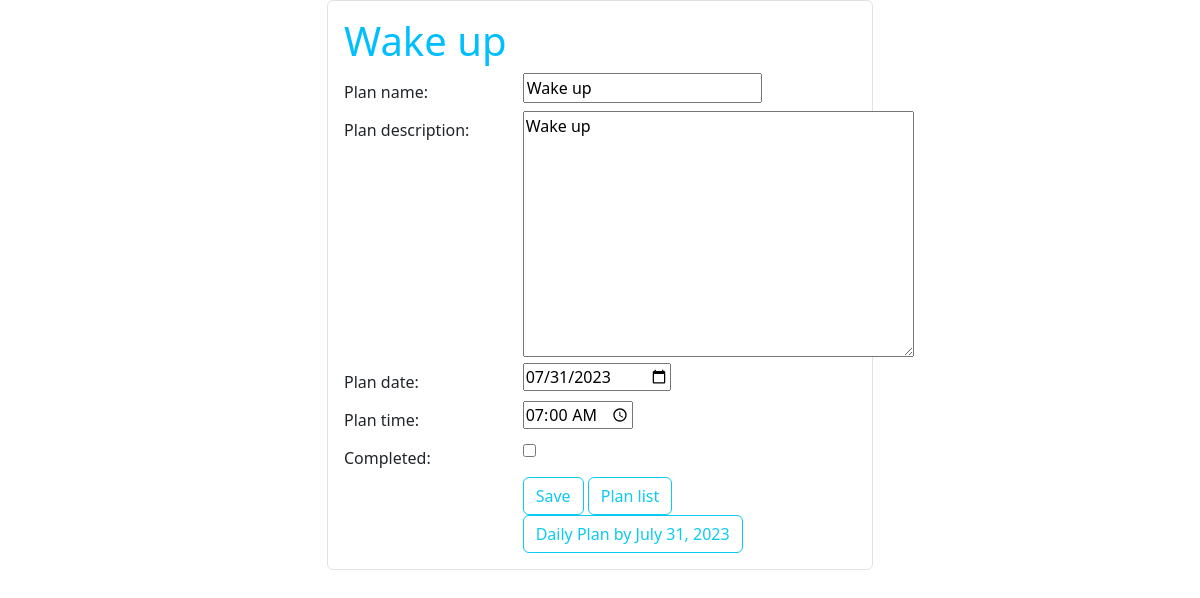
Screenshot of /daily_plan/13/ with the database file from the repository.
### blog/models.py (models this page shows)
class DailyPlan(models.Model):
    plan_name = models.CharField(max_length=100)
    plan_description = models.TextField()
    plan_date = models.DateField()
    plan_time = models.TimeField()
    completed = models.BooleanField(default=False)

### blog/views.py (the view)
# urls.py: path('daily_plan/<int:plan_id>/', views.view_daily_plan, name='view_daily_plan'),
def view_daily_plan(request, plan_id):
    daily_plan = get_object_or_404(DailyPlan, pk=plan_id)
    if request.method == 'POST':
        form = DailyPlanForm(request.POST, instance=daily_plan)
        if form.is_valid():
            form.save()
            return redirect('blog:view_daily_plan', plan_id=plan_id)
    else:
        form = DailyPlanForm(instance=daily_plan)
    context = {
        'daily_plan': daily_plan,
        'form': form,
    }
    return render(request, 'view_daily_plan.html', context)

### blog/forms.py
class DailyPlanForm(forms.ModelForm):
    class Meta:
        model = DailyPlan
        fields = ['plan_name', 'plan_description', 'plan_date', 'plan_time', 'completed']
        widgets = {
            'plan_date': forms.DateInput(attrs={'type': 'date'}),
            'plan_time': forms.TimeInput(attrs={'type': 'time'}),
        }

### blog/templates/view_daily_plan.html (shortened to what this page needs)
{% extends 'base.html' %}
{% block content %}
<div class="container">
    <div class="col-md-6 mx-auto">
        <div class="rounded border p-3">
            <h1 style="color: deepskyblue; text-align: left">{{ daily_plan.plan_name }}</h1>
            <form method="post" enctype="multipart/form-data" action="{% url 'blog:view_daily_plan' plan_id=daily_plan.id %}">
                <div class="form-group row">
                    <label for="{{ form.plan_name.id_for_label }}" class="col-sm-4 col-form-label text-right">Plan name:</label>
                    <div class="col-sm-8">
                        {{ form.plan_name }}
                    </div>
                </div>
                <div class="form-group row">
                    <label for="{{ form.plan_description.id_for_label }}" class="col-sm-4 col-form-label text-right">Plan description:</label>
                    <div class="col-sm-8">
                        {{ form.plan_description }}
                    </div>
                </div>
                <div class="form-group row">
                    <label for="{{ form.plan_date.id_for_label }}" class="col-sm-4 col-form-label text-right">Plan date:</label>
                    <div class="col-sm-8">
                        {{ form.plan_date }}
                    </div>
                </div>
                <div class="form-group row">
                    <label for="{{ form.plan_time.id_for_label }}" class="col-sm-4 col-form-label text-right">Plan time:</label>
                    <div class="col-sm-8">
                        {{ form.plan_time }}
                    </div>
                </div>
                <div class="form-group row">
                    <label for="{{ form.completed.id_for_label }}" class="col-sm-4 col-form-label text-right">Completed:</label>
                    <div class="col-sm-8">
                        {{ form.completed }}
                    </div>
                </div>
                <div class="form-group row">
                    <div class="col-sm-8 offset-sm-4">
                        <button type="submit" class="btn btn-outline-info">Save</button>
                        <a href="{% url 'blog:list_daily_plans' %}" class="btn btn-outline-info">Plan list</a>
                        <a href="{% url 'blog:daily_plans_by_date' date=daily_plan.plan_date %}" class="btn btn-outline-info">Daily Plan by {{ daily_plan.plan_date }}</a>
                    </div>
                </div>
            </form>
        </div>
    </div>
</div>
{% endblock content %}

### rows the page displays
DailyPlan: plan_name "Wake up", plan_description "Wake up", plan_date "07/31/2023", plan_time "07:00:00", plan_date "July 31, 2023"
